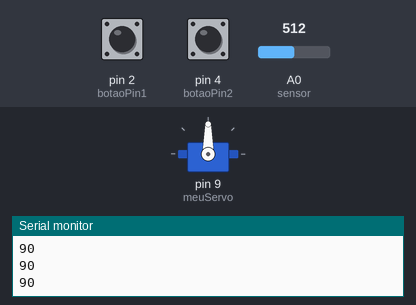
The sketch below on a simulated Arduino Uno, built with avr-gcc and run on an emulated ATmega328P. Parts: servo, the last lines printed to the serial monitor. The test bench sets the inputs (shaded band); at power-on: pin 2 (botaoPin1) HIGH, pin 4 (botaoPin2) HIGH, A0 (sensor) = 512.

Above: at 1.2 s.
1.3 s: pin 2 (botaoPin1) pulled LOW for 0.15 s
At 2.1 s:
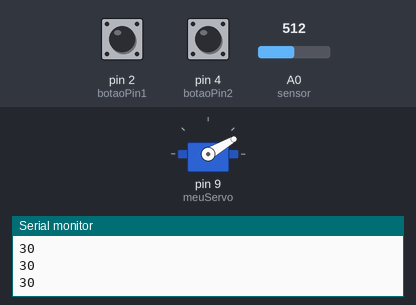
2.9 s: pin 4 (botaoPin2) pulled LOW for 0.15 s
At 3.3 s:
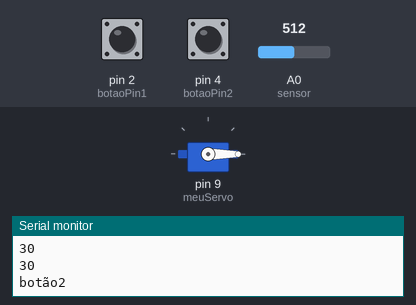
4.5 s: pin 2 (botaoPin1) pulled LOW for 1 s
At 5.6 s:
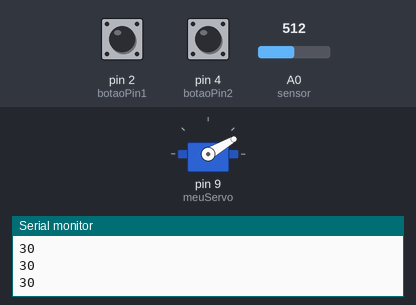
7.0 s: pin 4 (botaoPin2) pulled LOW for 1 s
At 7.7 s:
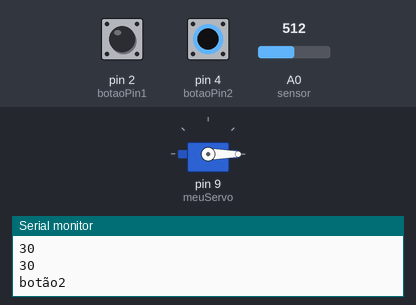
Timing chart, 0 to 10.0 s (numbered marks = the images above; inputs shaded):
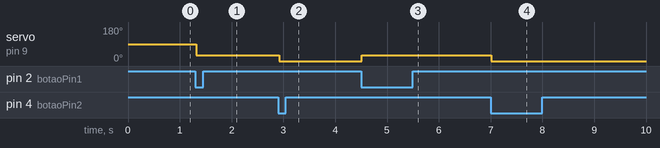

Measured:
- after the input at 1.3 s, servo on pin 9 (meuServo): 90° → 30° at once
- after the input at 2.9 s, servo on pin 9 (meuServo): 30° → 0° at once
- after the input at 4.5 s, servo on pin 9 (meuServo): 0° → 30° at once
- after the input at 7.0 s, servo on pin 9 (meuServo): 30° → 0° at once

The sketch:

sketch_oct17a.ino
```cpp
#include <Servo.h>

Servo meuServo;          // Cria um objeto para o servo
const int botaoPin1 = 2; // Pino onde o botão está conectado.
const int botaoPin2 = 4; // Pino onde o botão está conectado
bool estadoBotao1;       // Variável para armazenar o estado do botão
bool estadoBotao2;       // Variável para armazenar o estado do botão
int forcereading;        // leitura do sensor de pressão


void setup() {
  meuServo.attach(9);  // Conecta o servo ao pino 9
  pinMode(botaoPin1, INPUT_PULLUP); // Configura o pino do botão como entrada com pull-up
  pinMode(botaoPin2, INPUT_PULLUP); // Configura o pino do botão como entrada com pull-up
  Serial.begin(9600);
}

void loop() {
  estadoBotao1 = digitalRead(botaoPin1); // Lê o estado do botão
  estadoBotao2 = digitalRead(botaoPin2); // Lê o estado do botão
  forcereading = analogRead(A0); // sensor de força

//  Serial.println(forcereading);
  Serial.println(meuServo.read());

  if (estadoBotao1 == LOW) { // Verifica se o botão foi pressionado
    Serial.println("botão1");
    meuServo.write(30);    // Gira o servo para 30 graus
  }
  if (estadoBotao2 == LOW) { // Verifica se o botão foi pressionado
    Serial.println("botão2");
    meuServo.write(0);
    delay(1000);
  }
}
```
